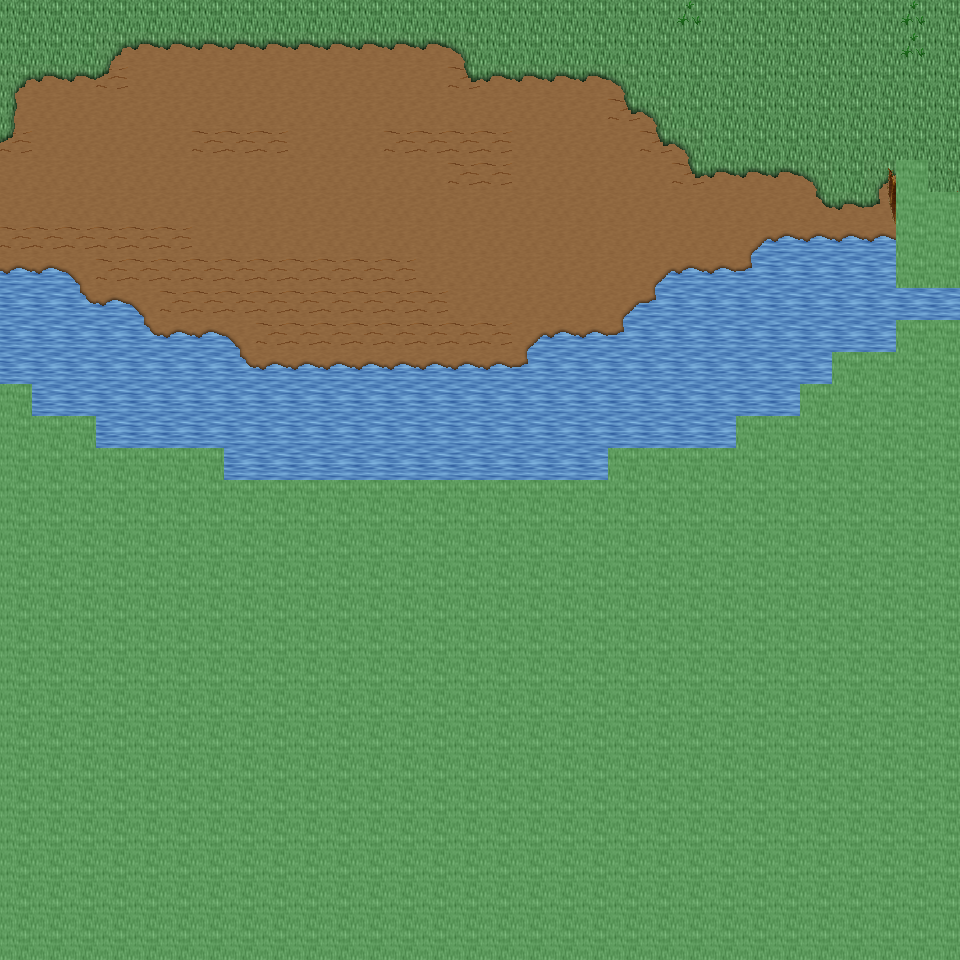

A level layout from a 2D game, rendered from its tile map. Below: a short description, then the map file with tile-grid data replaced by summaries:
An orthogonal 30x30 tile map with 32x32 px tiles, 6 tile layers (Ground, Object, Object2, Above, ...), 45 tilesets and 4 objects (4x mapExit).

<map version="1.0" orientation="orthogonal" renderorder="right-down" width="30" height="30" tilewidth="32" tileheight="32" nextobjectid="5">
  <tileset firstgid="1" name="tileset_ground_ground" tilewidth="32" tileheight="32" tilecount="33" columns="3">
    <image source="../drawable/tileset_ground_ground.png" width="96" height="352" />
  </tileset>
  <tileset firstgid="34" name="tileset_building_castle" tilewidth="32" tileheight="32" tilecount="320" columns="20">
    <image source="../drawable/tileset_building_castle.png" width="640" height="512" />
  </tileset>
  <tileset firstgid="354" name="tileset_ground_water_pool" tilewidth="32" tileheight="32" tilecount="72" columns="3">
    <image source="../drawable/tileset_ground_water_pool.png" width="96" height="768" />
  </tileset>
  <tileset firstgid="426" name="tileset_ground_ridge_earth_dark" tilewidth="32" tileheight="32" tilecount="96" columns="12">
    <image source="../drawable/tileset_ground_ridge_earth_dark.png" width="384" height="256" />
  </tileset>
  <tileset firstgid="522" name="tileset_ground_grass_edges" tilewidth="32" tileheight="32" tilecount="36" columns="12">
    <image source="../drawable/tileset_ground_grass_edges.png" width="384" height="96" />
  </tileset>
  <tileset firstgid="558" name="tileset_ground_earth_edges" tilewidth="32" tileheight="32" tilecount="18" columns="6">
    <image source="../drawable/tileset_ground_earth_edges.png" width="192" height="96" />
  </tileset>
  <tileset firstgid="576" name="tileset_ground_grass_corners" tilewidth="32" tileheight="32" tilecount="24" columns="6">
    <image source="../drawable/tileset_ground_grass_corners.png" width="192" height="128" />
  </tileset>
  <tileset firstgid="600" name="tileset_plant_stump_stump_green" tilewidth="32" tileheight="32" tilecount="4" columns="2">
    <image source="../drawable/tileset_plant_stump_stump_green.png" width="64" height="64" />
  </tileset>
  <tileset firstgid="604" name="tileset_item_pot_barrel" tilewidth="32" tileheight="32" tilecount="2" columns="1">
    <image source="../drawable/tileset_item_pot_barrel.png" width="32" height="64" />
  </tileset>
  <tileset firstgid="606" name="tileset_ground_rock_rocks_2" tilewidth="32" tileheight="32" tilecount="4" columns="2">
    <image source="../drawable/tileset_ground_rock_rocks_2.png" width="64" height="64" />
  </tileset>
  <tileset firstgid="610" name="tileset_ground_ladder_horizontal_dark" tilewidth="32" tileheight="32" tilecount="3" columns="1">
    <image source="../drawable/tileset_ground_ladder_horizontal_dark.png" width="32" height="96" />
  </tileset>
  <tileset firstgid="613" name="tileset_plant_grasses" tilewidth="32" tileheight="32" tilecount="6" columns="3">
    <image source="../drawable/tileset_plant_grasses.png" width="96" height="64" />
  </tileset>
  <tileset firstgid="619" name="tileset_plant_tree_tree_green" tilewidth="32" tileheight="32" tilecount="88" columns="8">
    <image source="../drawable/tileset_plant_tree_tree_green.png" width="256" height="352" />
  </tileset>
  <tileset firstgid="707" name="tileset_ground_water_waterfall" tilewidth="32" tileheight="32" tilecount="120" columns="8">
    <image source="../drawable/tileset_ground_water_waterfall.png" width="256" height="480" />
  </tileset>
  <tileset firstgid="827" name="tileset_plant_flower_daisy_white" tilewidth="32" tileheight="32" tilecount="8" columns="2">
    <image source="../drawable/tileset_plant_flower_daisy_white.png" width="64" height="128" />
  </tileset>
  <tileset firstgid="835" name="tileset_plant_flower_daisy_red" tilewidth="32" tileheight="32" tilecount="8" columns="2">
    <image source="../drawable/tileset_plant_flower_daisy_red.png" width="64" height="128" />
  </tileset>
  <tileset firstgid="843" name="tileset_ground_rock_pebbles" tilewidth="32" tileheight="32" tilecount="3" columns="1">
    <image source="../drawable/tileset_ground_rock_pebbles.png" width="32" height="96" />
  </tileset>
  <tileset firstgid="846" name="tileset_plant_flower_daisy_yellow" tilewidth="32" tileheight="32" tilecount="8" columns="2">
    <image source="../drawable/tileset_plant_flower_daisy_yellow.png" width="64" height="128" />
  </tileset>
  <tileset firstgid="854" name="tileset_building_decoration_longhorn_skull" tilewidth="32" tileheight="32" tilecount="6" columns="3">
    <image source="../drawable/tileset_building_decoration_longhorn_skull.png" width="96" height="64" />
  </tileset>
  <tileset firstgid="860" name="tileset_furniture_light_flames" tilewidth="32" tileheight="32" tilecount="6" columns="6">
    <image source="../drawable/tileset_furniture_light_flames.png" width="192" height="32" />
  </tileset>
  <tileset firstgid="866" name="tileset_plant_stump_stump_brown" tilewidth="32" tileheight="32" tilecount="4" columns="2">
    <image source="../drawable/tileset_plant_stump_stump_brown.png" width="64" height="64" />
  </tileset>
  <tileset firstgid="870" name="tileset_building_decoration_rocks_2" tilewidth="32" tileheight="32" tilecount="2" columns="1">
    <image source="../drawable/tileset_building_decoration_rocks_2.png" width="32" height="64" />
  </tileset>
  <tileset firstgid="872" name="tileset_plant_flower_daisy_blue" tilewidth="32" tileheight="32" tilecount="8" columns="2">
    <image source="../drawable/tileset_plant_flower_daisy_blue.png" width="64" height="128" />
  </tileset>
  <tileset firstgid="880" name="tileset_building_fence_fence_chunky" tilewidth="32" tileheight="32" tilecount="21" columns="3">
    <image source="../drawable/tileset_building_fence_fence_chunky.png" width="96" height="224" />
  </tileset>
  <tileset firstgid="901" name="tileset_ground_water_water_bubbles" tilewidth="32" tileheight="32" tilecount="32" columns="8">
    <image source="../drawable/tileset_ground_water_water_bubbles.png" width="256" height="128" />
  </tileset>
  <tileset firstgid="933" name="tileset_item_statue_grey_stone" tilewidth="32" tileheight="32" tilecount="4" columns="2">
    <image source="../drawable/tileset_item_statue_grey_stone.png" width="64" height="64" />
  </tileset>
  <tileset firstgid="937" name="tileset_plant_tree_tree_darkgreen" tilewidth="32" tileheight="32" tilecount="88" columns="8">
    <image source="../drawable/tileset_plant_tree_tree_darkgreen.png" width="256" height="352" />
  </tileset>
  <tileset firstgid="1025" name="tileset_logic_creature_animal" tilewidth="32" tileheight="32" tilecount="32" columns="8">
    <image source="../drawable/tileset_logic_creature_animal.png" width="256" height="128" />
  </tileset>
  <tileset firstgid="1057" name="tileset_logic_creature_rodent" tilewidth="32" tileheight="32" tilecount="8" columns="8">
    <image source="../drawable/tileset_logic_creature_rodent.png" width="256" height="32" />
  </tileset>
  <tileset firstgid="1065" name="tileset_logic_portal" tilewidth="32" tileheight="32" tilecount="24" columns="8">
    <image source="../drawable/tileset_logic_portal.png" width="256" height="96" />
  </tileset>
  <tileset firstgid="1089" name="tileset_logic_item_mushroom" tilewidth="32" tileheight="32" tilecount="6" columns="6">
    <image source="../drawable/tileset_logic_item_mushroom.png" width="192" height="32" />
  </tileset>
  <tileset firstgid="1095" name="tileset_logic_collision" tilewidth="32" tileheight="32" tilecount="1" columns="1">
    <image source="../drawable/tileset_logic_collision.png" width="32" height="32" />
  </tileset>
  <tileset firstgid="1096" name="tileset_logic_creature_human_little" tilewidth="32" tileheight="32" tilecount="2" columns="2">
    <image source="../drawable/tileset_logic_creature_human_little.png" width="64" height="32" />
  </tileset>
  <tileset firstgid="1098" name="tileset_logic_creature_fairy" tilewidth="32" tileheight="32" tilecount="4" columns="4">
    <image source="../drawable/tileset_logic_creature_fairy.png" width="128" height="32" />
  </tileset>
  <tileset firstgid="1102" name="tileset_logic_item_herb" tilewidth="32" tileheight="32" tilecount="5" columns="5">
    <image source="../drawable/tileset_logic_item_herb.png" width="160" height="32" />
  </tileset>
  <tileset firstgid="1107" name="tileset_object_suspension_bridge" tilewidth="32" tileheight="32" tilecount="24" columns="3">
    <image source="../drawable/tileset_object_suspension_bridge.png" width="96" height="256" />
  </tileset>
  <tileset firstgid="1131" name="tileset_logic_creature_farm_animal" tilewidth="32" tileheight="32" tilecount="16" columns="8">
    <image source="../drawable/tileset_logic_creature_farm_animal.png" width="256" height="64" />
  </tileset>
  <tileset firstgid="1147" name="tileset_ground_green_paving" tilewidth="32" tileheight="32" tilecount="18" columns="3">
    <image source="../drawable/tileset_ground_green_paving.png" width="96" height="192" />
  </tileset>
  <tileset firstgid="1165" name="tileset_logic_protection" tilewidth="32" tileheight="32" tilecount="2" columns="2">
    <image source="../drawable/tileset_logic_protection.png" width="64" height="32" />
  </tileset>
  <tileset firstgid="1167" name="tileset_light_light_5x5" tilewidth="32" tileheight="32" tilecount="25" columns="5">
    <image source="../drawable/tileset_light_light_5x5.png" width="160" height="160" />
  </tileset>
  <tileset firstgid="1192" name="tileset_light_door_light" tilewidth="32" tileheight="32" tilecount="12" columns="3">
    <image source="../drawable/tileset_light_door_light.png" width="96" height="128" />
  </tileset>
  <tileset firstgid="1204" name="tileset_building_huts" tilewidth="32" tileheight="32" tilecount="338" columns="26">
    <image source="../drawable/tileset_building_huts.png" width="832" height="416" />
  </tileset>
  <tileset firstgid="1542" name="tileset_building_chimney_smoke" tilewidth="32" tileheight="32" tilecount="40" columns="4">
    <image source="../drawable/tileset_building_chimney_smoke.png" width="128" height="320" />
  </tileset>
  <tileset firstgid="1582" name="tileset_plant_tree_chestnut_tree" tilewidth="32" tileheight="32" tilecount="20" columns="4">
    <image source="../drawable/tileset_plant_tree_chestnut_tree.png" width="128" height="160" />
  </tileset>
  <tileset firstgid="1602" name="tileset_logic_creature_troll" tilewidth="32" tileheight="32" tilecount="4" columns="4">
    <image source="../drawable/tileset_logic_creature_troll.png" width="128" height="32" />
  </tileset>
  <layer name="Ground" width="30" height="30">
    <data>[900 cells, 900 non-empty, 7 distinct tile ids]</data>
  </layer>
  <layer name="Object" width="30" height="30">
    <data>[900 cells, 117 non-empty, 16 distinct tile ids]</data>
  </layer>
  <layer name="Object2" width="30" height="30">
    <data>[900 cells, 10 non-empty, 8 distinct tile ids]</data>
  </layer>
  <layer name="Above" width="30" height="30">
    <data>[900 cells, 1 non-empty, 1 distinct tile ids]</data>
  </layer>
  <layer name="Above2" width="30" height="30">
    <data>[900 cells, 0 non-empty, 0 distinct tile ids]</data>
  </layer>
  <layer name="Walkable" width="30" height="30">
    <data>[900 cells, 497 non-empty, 1 distinct tile ids]</data>
  </layer>
  <objectgroup name="MapEvents">
    <object id="1" name="north" type="mapExit" x="0" y="0" width="960" height="32">
      <properties>
        <property name="map" value="level_0_x104_y95" />
        <property name="x" value="0" />
        <property name="y" value="28" />
      </properties>
    </object>
    <object id="2" name="west" type="mapExit" x="0" y="0" width="32" height="384">
      <properties>
        <property name="map" value="level_0_x103_y96" />
        <property name="x" value="28" />
        <property name="y" value="0" />
      </properties>
    </object>
    <object id="3" name="east" type="mapExit" x="928" y="0" width="32" height="192">
      <properties>
        <property name="map" value="level_0_x105_y96" />
        <property name="x" value="1" />
        <property name="y" value="0" />
      </properties>
    </object>
    <object id="4" name="east2" type="mapExit" x="928" y="288" width="32" height="32">
      <properties>
        <property name="map" value="level_0_x105_y96" />
        <property name="x" value="1" />
        <property name="y" value="9" />
      </properties>
    </object>
  </objectgroup>
</map>
